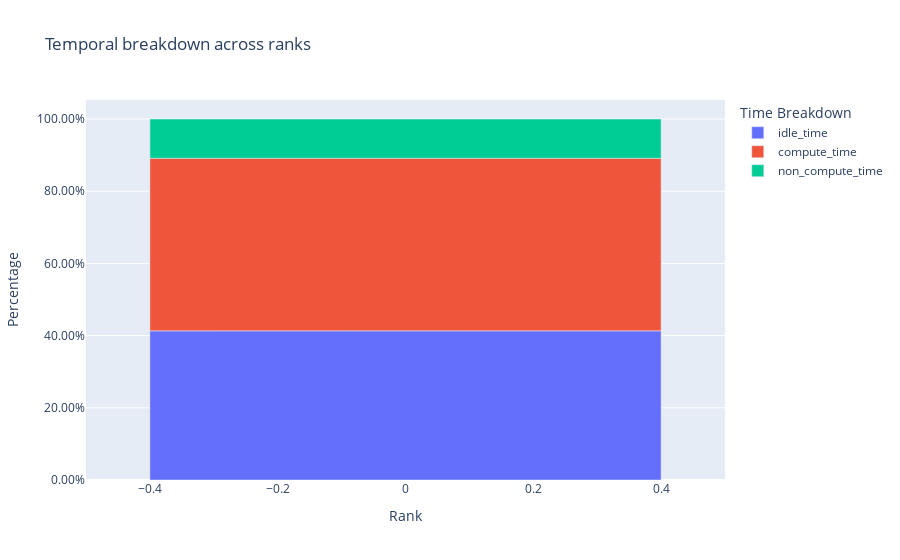

Here is the notebook cell this chart was saved with:
### Code cell
time_spent_df = analyzer.get_temporal_breakdown()

### Figure 1 — Plotly figure (JSON) as saved in the notebook; plotly's stock layout.template omitted (floating-point values rounded to 4 significant figures)
{"data": [{"alignmentgroup": "True", "hovertemplate": "variable=idle_time<br>Rank=%{x}<br>value=%{y}<extra></extra>", "legendgroup": "idle_time", "marker": {"color": "#636efa", "pattern": {"shape": ""}}, "name": "idle_time", "offsetgroup": "idle_time", "orientation": "v", "showlegend": true, "textposition": "auto", "type": "bar", "x": [0], "xaxis": "x", "y": [0.4132], "yaxis": "y"}, {"alignmentgroup": "True", "hovertemplate": "variable=compute_time<br>Rank=%{x}<br>value=%{y}<extra></extra>", "legendgroup": "compute_time", "marker": {"color": "#EF553B", "pattern": {"shape": ""}}, "name": "compute_time", "offsetgroup": "compute_time", "orientation": "v", "showlegend": true, "textposition": "auto", "type": "bar", "x": [0], "xaxis": "x", "y": [0.4779], "yaxis": "y"}, {"alignmentgroup": "True", "hovertemplate": "variable=non_compute_time<br>Rank=%{x}<br>value=%{y}<extra></extra>", "legendgroup": "non_compute_time", "marker": {"color": "#00cc96", "pattern": {"shape": ""}}, "name": "non_compute_time", "offsetgroup": "non_compute_time", "orientation": "v", "showlegend": true, "textposition": "auto", "type": "bar", "x": [0], "xaxis": "x", "y": [0.1089], "yaxis": "y"}], "layout": {"barmode": "relative", "legend": {"title": {"text": "Time Breakdown"}, "tracegroupgap": 0}, "title": {"text": "Temporal breakdown across ranks"}, "xaxis": {"anchor": "y", "domain": [0, 1], "title": {"text": "Rank"}}, "yaxis": {"anchor": "x", "domain": [0, 1], "tickformat": ".2%", "title": {"text": "Percentage"}}}}
